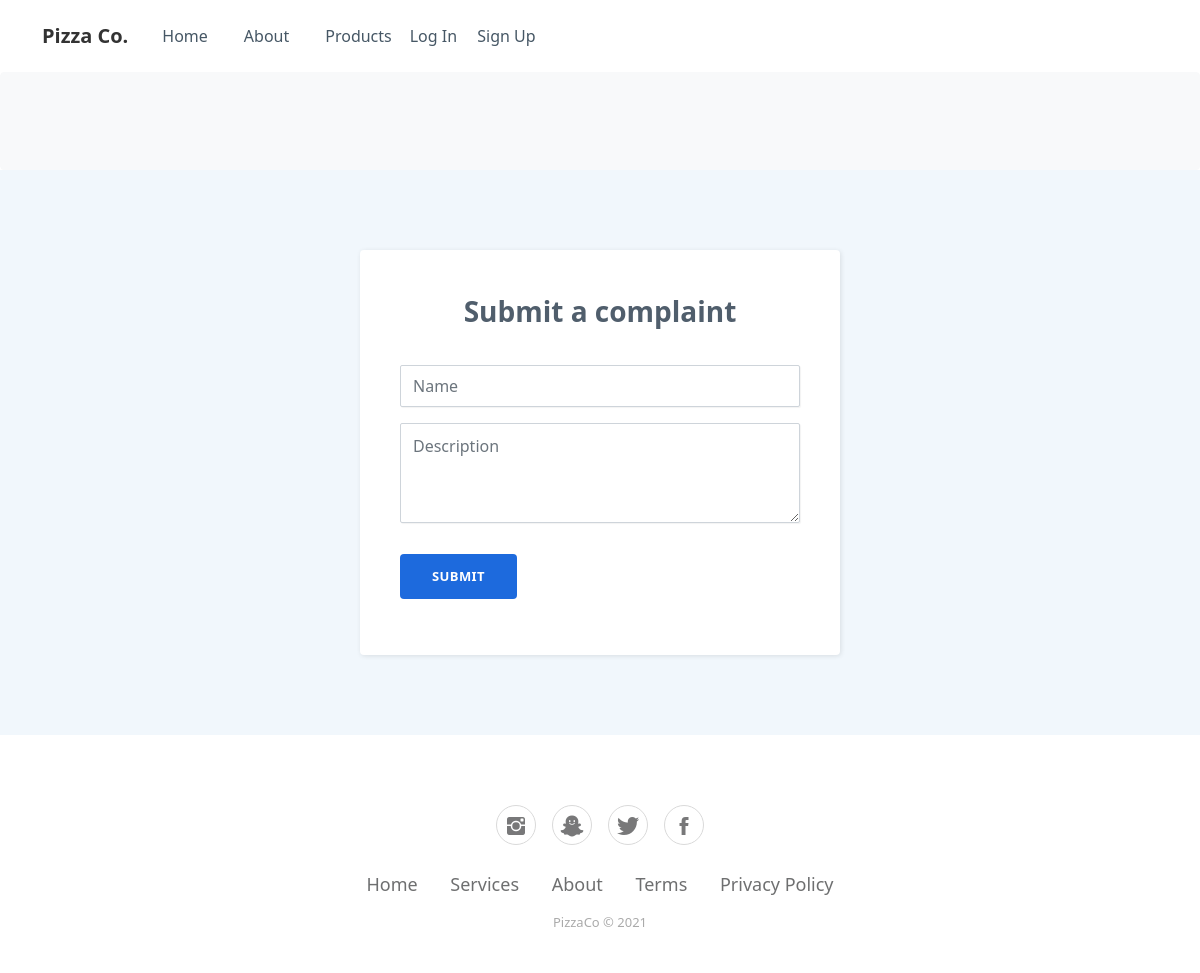
Page /dashboard on the earlier database version.
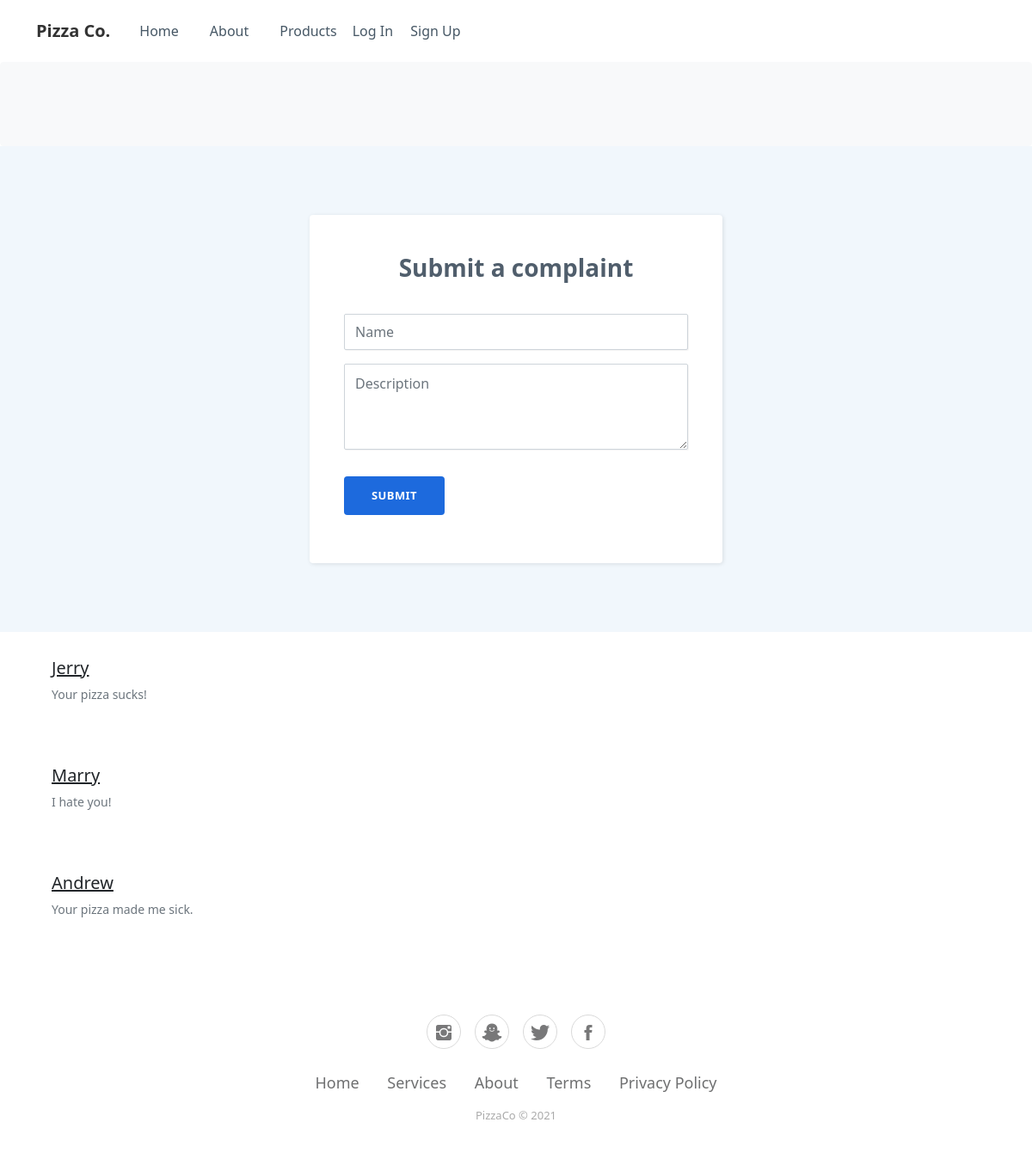
Same page on the later database version.
### webpage/models.py (models this page shows)
class Ideas(models.Model):
    name = models.CharField(max_length=100)
    desc = models.TextField()

### webpage/views.py (the view)
# urls.py: path('dashboard', views.dashboard, name='dashboard'),
def dashboard(request):
    idea = Ideas.objects.all()
    return render(request, 'dashboard.html', {'idea': idea})

### templates/dashboard.html (shortened to what this page needs)
{% load static %}
<!DOCTYPE html>
<html lang="en">
<head>
    <link rel="stylesheet" href="{% static 'bootstrap/css/bootstrap.min.css' %}">
    <link rel="stylesheet" href="{% static 'fonts/ionicons.min.css' %}">
    <link rel="stylesheet" href="{% static 'css/styles.min.css' %}">
    <link rel="stylesheet" href="https://cdnjs.cloudflare.com/ajax/libs/baguettebox.js/1.10.0/baguetteBox.min.css">
</head>
<body>
    <nav class="navbar navbar-light navbar-expand-md navigation-clean-button">
        <div class="container"><a class="navbar-brand" href="/">Pizza Co.</a>
            <div class="collapse navbar-collapse" id="navcol-1">
                <ul class="navbar-nav me-auto">
                    <li class="nav-item"><a class="nav-link" href="/">Home</a></li>
                    <li class="nav-item"><a class="nav-link" href="/about">About</a></li>
                    <li class="nav-item"><a class="nav-link" href="/products">Products</a></li>
                    {% if user.is_authenticated %}
                    <li class="nav-item"><a class="nav-link" href="/dashboard">Dashboard</a></li>
                    <span class="navbar-text actions"> <a class="login" href="accounts/logout">Logout</a>
                        {% else %}
                        <span class="navbar-text actions">
                            <a class="login" href="accounts/login">Log In</a>
                            <a class="login" role="button" href="accounts/register">Sign Up</a></span>
                        </ul>
                            {% endif %}
            </div>
        </div>
    </nav>
    <div class="bg-light border rounded border-light hero-technology jumbotron py-5 px-4"></div>
    <section class="contact-clean">
      <form method="post" action="add_idea">
        <h2 class="text-center">Submit a complaint</h2>
        <div class="mb-3"><input class="form-control" type="text" name="name" placeholder="Name"></div>
        <div class="mb-3"><textarea class="form-control" name="desc" placeholder="Description" rows="14"></textarea></div>
        <div class="mb-3">
        <div class="mb-3"><button class="btn btn-primary" type="submit">Submit</button></div>
      </form>
    </section><div class="photo-gallery">
      <div class="container-fluid">
        <div class="px-lg-5">
          {% block content %}
          {% for idea in idea %}
          <div class="row">
                    <div class="col-xl-3 col-lg-4 col-md-6 mb-4">
                        <h5> <a href="#" class="text-dark">{{idea.name}}</a></h5>
                        <p class="small text-muted mb-0">{{idea.desc}}</p>
                        <div class="p-4">
                        </div>
                      </div>
                    </div>
                    {% endfor %}
                    {% endblock content %}
          </div>
    </div>
    </div>
    <footer class="footer-basic">
        <div class="social"><a href="#"><i class="icon ion-social-instagram"></i></a><a href="#"><i class="icon ion-social-snapchat"></i></a><a href="#"><i class="icon ion-social-twitter"></i></a><a href="#"><i class="icon ion-social-facebook"></i></a></div>
        <ul class="list-inline">
            <li class="list-inline-item"><a href="#">Home</a></li>
            <li class="list-inline-item"><a href="#">Services</a></li>
            <li class="list-inline-item"><a href="#">About</a></li>
            <li class="list-inline-item"><a href="#">Terms</a></li>
            <li class="list-inline-item"><a href="#">Privacy Policy</a></li>
        </ul>
        <p class="copyright">PizzaCo © 2021</p>
    </footer>
</body>
</html>

Differences in the rows shown:
added Ideas: name "Jerry", desc "Your pizza sucks!"
added Ideas: name "Marry", desc "I hate you!"
added Ideas: name "Andrew", desc "Your pizza made me sick."
